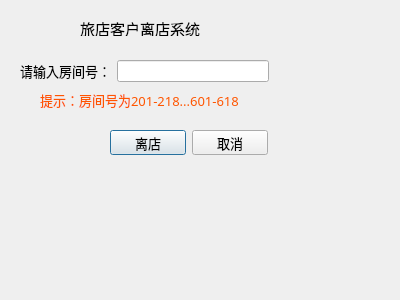
<?xml version="1.0" encoding="UTF-8"?>
<ui version="4.0">
 <class>checkoutDialog</class>
 <widget class="QDialog" name="checkoutDialog">
  <property name="geometry">
   <rect>
    <x>0</x>
    <y>0</y>
    <width>400</width>
    <height>300</height>
   </rect>
  </property>
  <property name="font">
   <font>
    <family>宋体</family>
    <pointsize>10</pointsize>
   </font>
  </property>
  <property name="windowTitle">
   <string>Dialog</string>
  </property>
  <property name="windowIcon">
   <iconset resource="icons.qrc">
    <normaloff>:/icons/icons/checkout.png</normaloff>:/icons/icons/checkout.png</iconset>
  </property>
  <widget class="QLabel" name="labeltitle">
   <property name="geometry">
    <rect>
     <x>80</x>
     <y>20</y>
     <width>121</width>
     <height>16</height>
    </rect>
   </property>
   <property name="font">
    <font>
     <family>宋体</family>
     <pointsize>11</pointsize>
     <weight>50</weight>
     <bold>false</bold>
    </font>
   </property>
   <property name="text">
    <string>旅店客户离店系统</string>
   </property>
  </widget>
  <widget class="QWidget" name="layoutWidget">
   <property name="geometry">
    <rect>
     <x>110</x>
     <y>130</y>
     <width>158</width>
     <height>25</height>
    </rect>
   </property>
   <layout class="QHBoxLayout" name="horizontalLayout">
    <item>
     <widget class="QPushButton" name="pushButtoncheckout">
      <property name="text">
       <string>离店</string>
      </property>
     </widget>
    </item>
    <item>
     <widget class="QPushButton" name="pushButtoncancel">
      <property name="text">
       <string>取消</string>
      </property>
     </widget>
    </item>
   </layout>
  </widget>
  <widget class="QWidget" name="layoutWidget">
   <property name="geometry">
    <rect>
     <x>20</x>
     <y>60</y>
     <width>249</width>
     <height>22</height>
    </rect>
   </property>
   <layout class="QHBoxLayout" name="horizontalLayout_2">
    <item>
     <widget class="QLabel" name="labelnumber">
      <property name="font">
       <font>
        <family>宋体</family>
        <pointsize>10</pointsize>
       </font>
      </property>
      <property name="text">
       <string>请输入房间号：</string>
      </property>
     </widget>
    </item>
    <item>
     <widget class="QLineEdit" name="lineEditnumber"/>
    </item>
   </layout>
  </widget>
  <widget class="QLabel" name="labeltips">
   <property name="geometry">
    <rect>
     <x>40</x>
     <y>90</y>
     <width>211</width>
     <height>20</height>
    </rect>
   </property>
   <property name="text">
    <string>&lt;html&gt;&lt;head/&gt;&lt;body&gt;&lt;p&gt;&lt;span style=&quot; color:#ff5500;&quot;&gt;提示：房间号为201-218...601-618&lt;/span&gt;&lt;/p&gt;&lt;/body&gt;&lt;/html&gt;</string>
   </property>
  </widget>
 </widget>
 <tabstops>
  <tabstop>lineEditnumber</tabstop>
  <tabstop>pushButtoncancel</tabstop>
  <tabstop>pushButtoncheckout</tabstop>
 </tabstops>
 <resources>
  <include location="icons.qrc"/>
 </resources>
 <connections/>
</ui>
